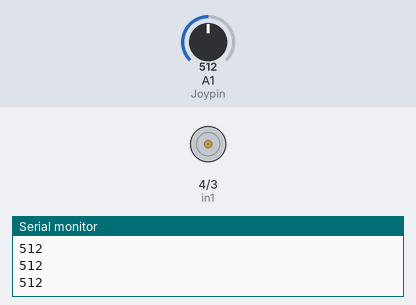
Simulated run of this sketch. Board: Arduino Uno, built with avr-gcc and run on an emulated ATmega328P. Parts: motor-driver pin pairs drawn as motors (green arrow = first pin HIGH = forward, orange = second pin HIGH = backward, longer = more drive, scaled by the enable pin), the last lines printed to the serial monitor. The inputs (shaded band) are chosen by the test bench; at power-on: A1 (Joypin) = 512.

Above: at 1.2 s.
1.3 s: A1 (Joypin) set to 716
At 2.4 s:
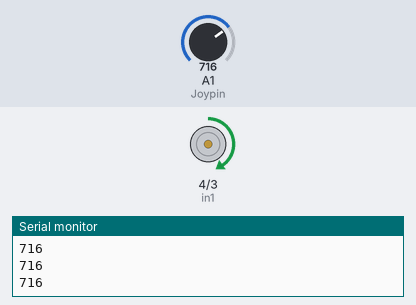
2.8 s: A1 (Joypin) set to 900
At 3.6 s:
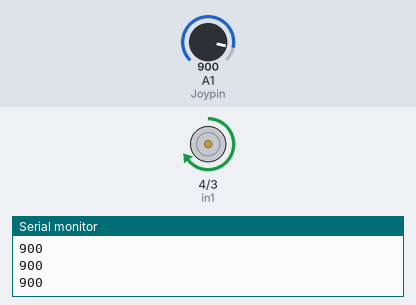
4.3 s: A1 (Joypin) set to 511
At 4.7 s:
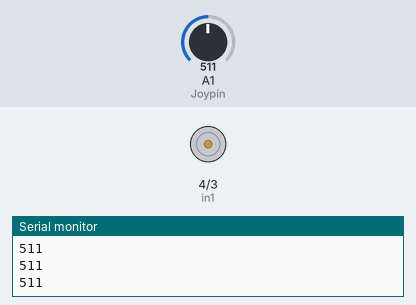
5.8 s: A1 (Joypin) set to 499
At 7.0 s:
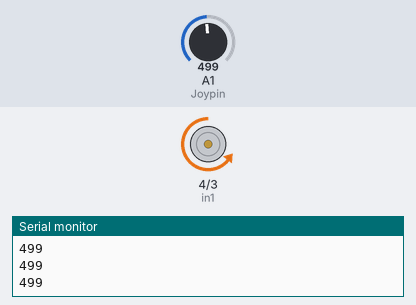
7.3 s: A1 (Joypin) set to 522
At 8.2 s:
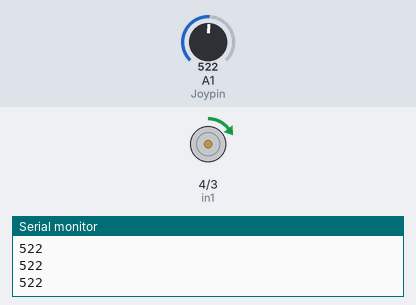
8.8 s: A1 (Joypin) set to 306
At 9.4 s:
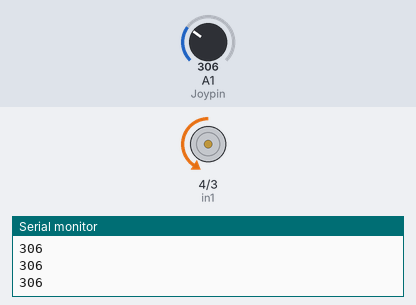
Timing chart, 0 to 11.3 s (numbered marks = the images above; inputs shaded):
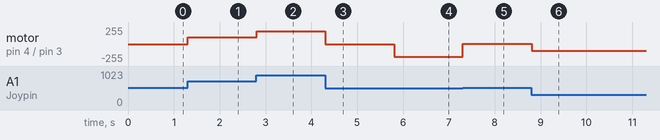

The sketch:

DCMotor_joystick.ino
```cpp
/* the goal of this program is to control the direction and speed of the DC motor
   using a joystick. the theme of this program is Digital Output and Analog Input.
   */

int en=5;       //sets en as an integer attached to pin 5
int in1=4;       //sets in1 as an integer attached to pin 4
int in2=3;       //sets in2 as an integer attached to pin 3
int Speed;       // set Speed as an integer
int Joypin=A1;       //sets Joypin as an integer attached to pin A1
int JoyVal;            // set JoyVal as an integer

void setup() {
  // put your setup code here, to run once:
pinMode(en, OUTPUT);    //sets pin 5 as an output
pinMode(in1, OUTPUT);    //sets pin 4 as an output
pinMode(in2, OUTPUT);    //sets pin 3 as an output
pinMode(Joypin, INPUT);    //sets pin A1 as an input
Serial.begin(9600);      //starts the serial communcitation at 9600 bits per second

}

void loop() {
  // put your main code here, to run repeatedly:
JoyVal = analogRead(Joypin);          //analogreads pin A1 and sets it as "JoyVal"
Serial.println (JoyVal);             //Serial prints the value of "JoyVal"

if (JoyVal<512){               // uses if command and sets the statement
digitalWrite(in1, LOW);          //writes pin 4 as LOW
digitalWrite(in2, HIGH);         //sets pin 3 as HIGH
Speed=-255./512.*JoyVal+255.;       //calculates the speed using the Joystick value (JoyVal)
analogWrite(en, Speed);         //writes pin 5 to the speed it is calculated to
}

if(JoyVal>=512){                  // uses if command and sets the statement
digitalWrite(in1, HIGH);                    //writes pin 4 as HIGH
digitalWrite(in2, LOW);                     //sets pin 3 as LOW
Speed=(255./512.)*JoyVal-255.;         //calculates the speed using the Joystick value (JoyVal)
analogWrite(en, Speed);              //writes pin 5 to the speed it is calculated to
}
}
```

Measured:
- the behaviour switches between 510 and 509 on A1 (Joypin) (found by bisection; images 3 and 4)
- after the input at 1.3 s, motor on pin 4 (in1) / pin 3 (in2): stopped → forward 101/255 at once
- after the input at 2.8 s, motor on pin 4 (in1) / pin 3 (in2): forward 101/255 → forward 193/255 at once
- after the input at 4.3 s, motor on pin 4 (in1) / pin 3 (in2): forward 193/255 → stopped at once
- after the input at 5.8 s, motor on pin 4 (in1) / pin 3 (in2): stopped → backward 193/255 at once
- after the input at 7.3 s, motor on pin 4 (in1) / pin 3 (in2): backward 193/255 → forward 4/255 at once
- after the input at 8.8 s, motor on pin 4 (in1) / pin 3 (in2): forward 4/255 → backward 102/255 at once
